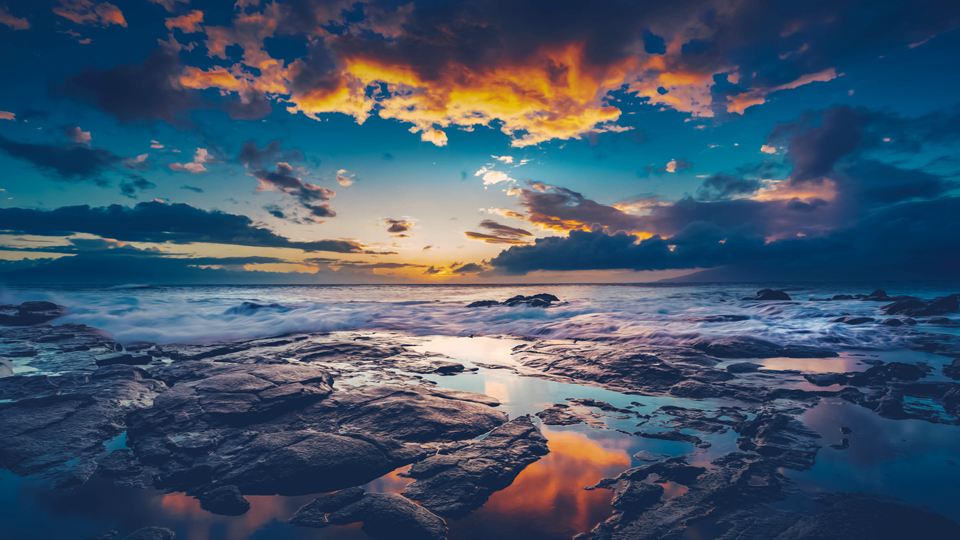
#> input picture 1d7eb759ffa3f19c03dc2cbfe9653d85676f.jpg, 960 x 540 px
$ python color_transfer.py
#> lines starting #> are read from the running program, lines starting #| are printed output that depends on the picture
import numpy as np
import cv2
import imutils

source=cv2.imread("1d7eb759ffa3f19c03dc2cbfe9653d85676f.jpg")
#> source is the input picture: shape (540, 960, 3); mean B, G, R 106.4, 85.7, 66.2
target=cv2.imread("UsmanT.jpg")
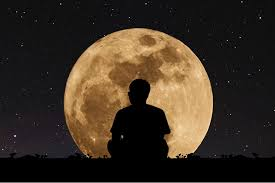
#> input picture UsmanT.jpg, 275 x 183 px
#> target is the input picture: shape (183, 275, 3); mean B, G, R 34.9, 47, 58.4

def color_transfer(source,target):
    source=cv2.cvtColor(source,cv2.COLOR_BGR2LAB).astype("float")
    target=cv2.cvtColor(target,cv2.COLOR_BGR2LAB).astype("float")

    (lMeanTar,lStdTar,aMeanTar,aStdTar,bMeanTar,bStdTar)=image_stats(target)
    (lMeanSrc,lStdSrc,aMeanSrc,aStdSrc,bMeanSrc,bStdSrc)=image_stats(source)

    (l,a,b)=cv2.split(target)
    l=l-lMeanTar
    a=a-aMeanTar
    b=b-bMeanTar

    l=(lStdTar/lStdSrc)*l
    a=(aStdTar/aStdSrc)*a
    b=(bStdTar/bStdSrc)*b

    l=l+lMeanSrc
    a=a+aMeanSrc
    b=b+bMeanSrc

    l=np.clip(l,0,255)
    a=np.clip(a,0,255)
    b=np.clip(b,0,255)

    transfer=cv2.merge([l,a,b])
    transfer=cv2.cvtColor(transfer.astype("uint8"),cv2.COLOR_LAB2BGR)
    return transfer


def image_stats(img):
    (l,a,b)=cv2.split(img)
    (lMean,lStd)=(l.mean(),l.std())
    (aMean,aStd)=(a.mean(),a.std())
    (bMean,bStd)=(b.mean(),b.std())
    return (lMean,lStd,aMean,aStd,bMean,bStd)

def Aspect_Ratio(img):
    (h,w,d)=img.shape
    nw=600
    aR=w/h
    nh=int(nw/aR)
    img=cv2.resize(img,(nw,nh))
    return img


aesthetic=color_transfer(source,target)
#> in image_stats, `(l,a,b)=cv2.split(img)`:
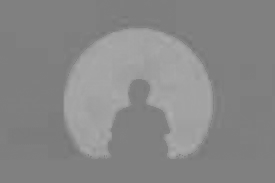
#> b: shape (183, 275) float64; min 117, max 174, mean 136
#> in image_stats, `(lMean,lStd)=(l.mean(),l.std())`: lMean = 49.41; lStd = 63.84
#> in image_stats, `(aMean,aStd)=(a.mean(),a.std())`: aMean = 131.1; aStd = 4.41
#> in image_stats, `(bMean,bStd)=(b.mean(),b.std())`: bMean = 136; bStd = 14.89
#> in color_transfer, `(lMeanTar,lStdTar,aMeanTar,aStdTar,bMeanTar,bStdTar)=image_stats(target)`: lMeanTar = 49.41; lStdTar = 63.84; aMeanTar = 131.1; aStdTar = 4.41; bMeanTar = 136; bStdTar = 14.89
#> in image_stats (call 2), `(l,a,b)=cv2.split(img)`:
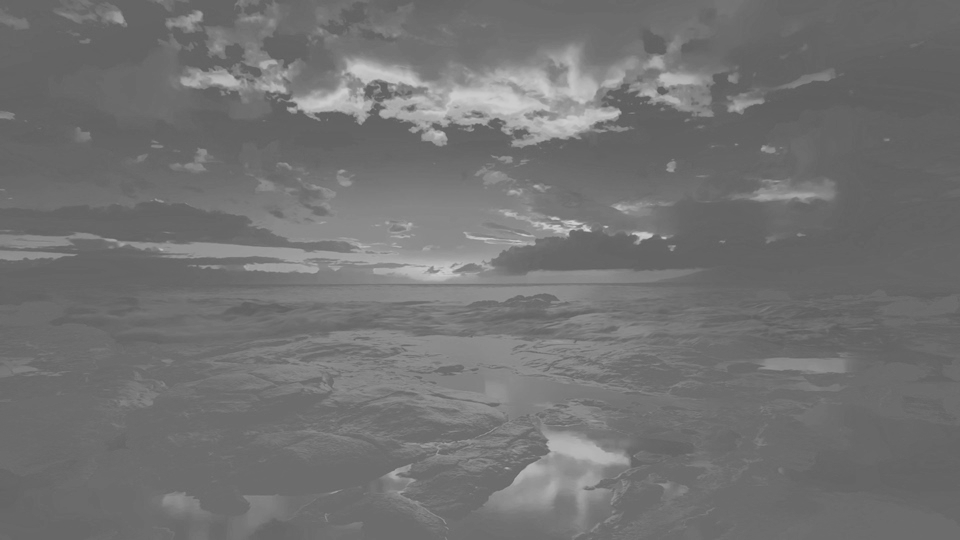
#> b: shape (540, 960) float64; min 92, max 212, mean 114.2
#> in image_stats (call 2), `(lMean,lStd)=(l.mean(),l.std())`: lMean = 91.53; lStd = 47.76
#> in image_stats (call 2), `(aMean,aStd)=(a.mean(),a.std())`: aMean = 130.6; aStd = 8.34
#> in image_stats (call 2), `(bMean,bStd)=(b.mean(),b.std())`: bMean = 114.2; bStd = 17.47
#> in color_transfer, `(lMeanSrc,lStdSrc,aMeanSrc,aStdSrc,bMeanSrc,bStdSrc)=image_stats(source)`: lMeanSrc = 91.53; lStdSrc = 47.76; aMeanSrc = 130.6; aStdSrc = 8.34; bMeanSrc = 114.2; bStdSrc = 17.47
#> in color_transfer, `transfer=cv2.merge([l,a,b])`:
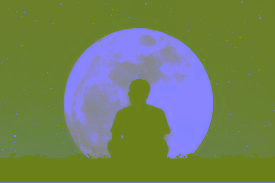
#> transfer: shape (183, 275, 3) float64; mean B, G, R 89.4, 130.6, 114.2
aesthetic=Aspect_Ratio(aesthetic)
#> in Aspect_Ratio, `img=cv2.resize(img,(nw,nh))`:
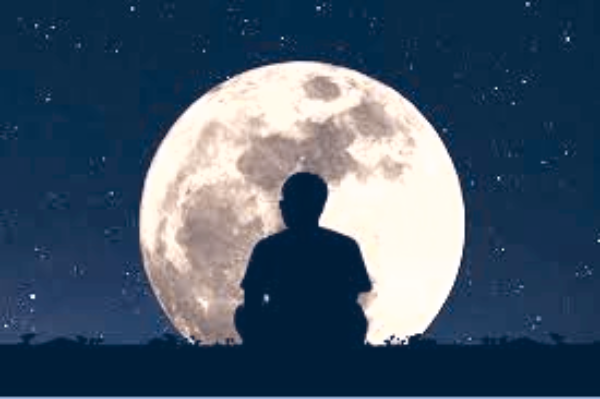
#> img: shape (399, 600, 3); mean of channels 0, 1, 2 106.7, 87.2, 68; drawn as B, G, R
(h,w,d)=aesthetic.shape
#> h = 399; w = 600; d = 3
source=cv2.resize(source,(w,h))
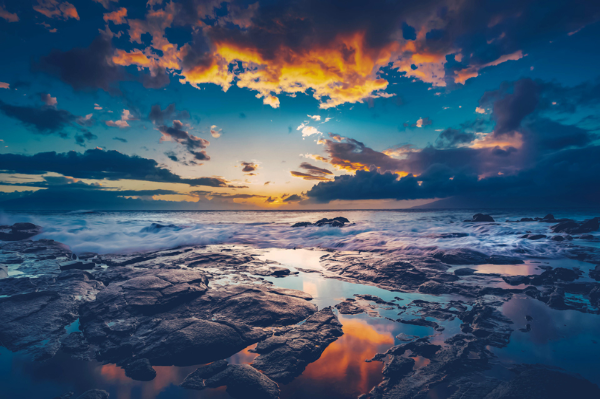
#> source: shape (399, 600, 3); mean B, G, R 106.3, 85.6, 66.1
target=cv2.resize(target,(w,h))
#> target: shape (399, 600, 3)
# [5 lines of commented-out code are left out]

cv2.imshow("Color Transfer",np.hstack([source,target,aesthetic]))
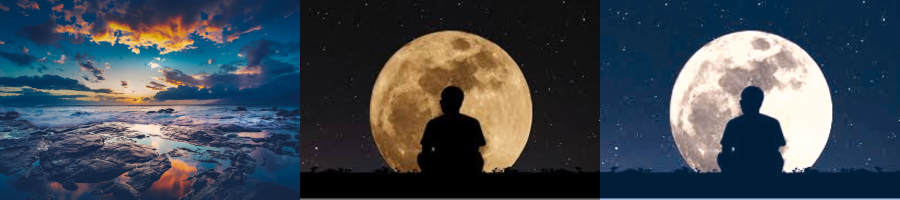
#> window 'Color Transfer': shape (399, 1800, 3) (shown at 1/2 size); mean B, G, R 82.6, 73.3, 64.2
cv2.waitKey(0)
